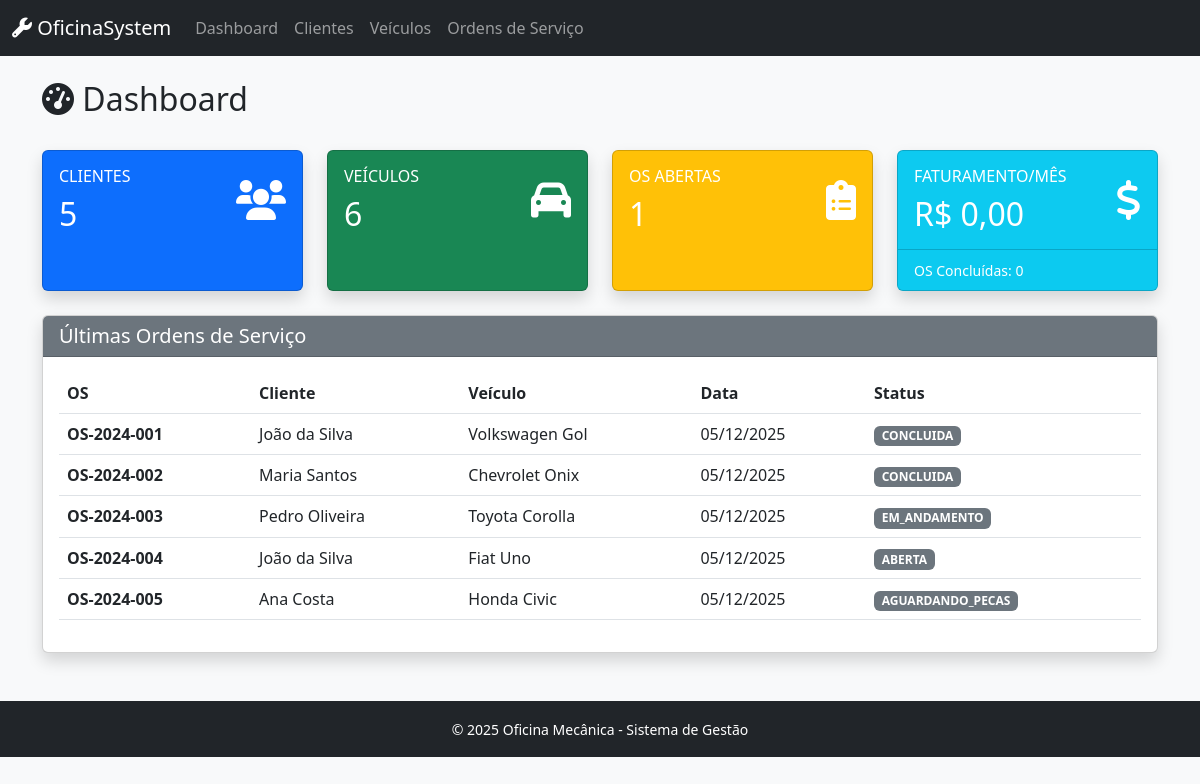
The page / on the database its author committed.
### tables this page shows
CREATE TABLE ordens_servico (
    id_os INT AUTO_INCREMENT PRIMARY KEY,
    numero_os VARCHAR(20) UNIQUE NOT NULL,
    id_veiculo INT NOT NULL,
    data_abertura TIMESTAMP DEFAULT CURRENT_TIMESTAMP,
    data_conclusao DATETIME NULL,
    status ENUM('ABERTA', 'EM_ANDAMENTO', 'AGUARDANDO_PECAS', 'CONCLUIDA', 'CANCELADA') DEFAULT 'ABERTA',
    km_veiculo INT,
    defeito_relatado TEXT NOT NULL,
    observacoes TEXT,
    valor_total DECIMAL(10,2) DEFAULT 0.00,
    desconto DECIMAL(10,2) DEFAULT 0.00,
    valor_final DECIMAL(10,2) DEFAULT 0.00,
    FOREIGN KEY (id_veiculo) REFERENCES veiculos(id_veiculo),
    INDEX idx_numero_os (numero_os),
    INDEX idx_status (status),
    INDEX idx_data (data_abertura)
);

CREATE TABLE clientes (
    id_cliente INT AUTO_INCREMENT PRIMARY KEY,
    nome VARCHAR(100) NOT NULL,
    cpf VARCHAR(14) UNIQUE NOT NULL,
    telefone VARCHAR(15) NOT NULL,
    email VARCHAR(100),
    endereco VARCHAR(200),
    cidade VARCHAR(50),
    estado CHAR(2),
    data_cadastro TIMESTAMP DEFAULT CURRENT_TIMESTAMP,
    ativo BOOLEAN DEFAULT TRUE,
    INDEX idx_cpf (cpf),
    INDEX idx_nome (nome)
);

CREATE TABLE veiculos (
    id_veiculo INT AUTO_INCREMENT PRIMARY KEY,
    id_cliente INT NOT NULL,
    placa VARCHAR(8) UNIQUE NOT NULL,
    marca VARCHAR(50) NOT NULL,
    modelo VARCHAR(50) NOT NULL,
    ano INT NOT NULL,
    cor VARCHAR(30),
    km_atual INT DEFAULT 0,
    data_cadastro TIMESTAMP DEFAULT CURRENT_TIMESTAMP,
    FOREIGN KEY (id_cliente) REFERENCES clientes(id_cliente) ON DELETE CASCADE,
    INDEX idx_placa (placa),
    INDEX idx_cliente (id_cliente)
);

### controllers/HomeController.php (called while the page is built)
<?php
require_once 'config/Database.php';
class HomeController {
    private $db;
    public function __construct() {
        $database = new Database();
        $this->db = $database->getConnection();
    }
    public function index() {
        $stats = [];
        $query = "SELECT COUNT(*) as total FROM clientes WHERE ativo = 1";
        $stmt = $this->db->prepare($query);
        $stmt->execute();
        $stats['clientes'] = $stmt->fetch(PDO::FETCH_ASSOC)['total'];
        $query = "SELECT COUNT(*) as total FROM veiculos";
        $stmt = $this->db->prepare($query);
        $stmt->execute();
        $stats['veiculos'] = $stmt->fetch(PDO::FETCH_ASSOC)['total'];
        $query = "SELECT COUNT(*) as total FROM ordens_servico WHERE status = 'ABERTA'";
        $stmt = $this->db->prepare($query);
        $stmt->execute();
        $stats['os_abertas'] = $stmt->fetch(PDO::FETCH_ASSOC)['total'];
        $query = "SELECT SUM(valor_final) as total FROM ordens_servico
                  WHERE status = 'CONCLUIDA'
                  AND MONTH(data_conclusao) = MONTH(CURRENT_DATE())
                  AND YEAR(data_conclusao) = YEAR(CURRENT_DATE())";
        $stmt = $this->db->prepare($query);
        $stmt->execute();
        $res = $stmt->fetch(PDO::FETCH_ASSOC);
        $stats['faturamento_mes'] = $res['total'] ?? 0;
        $query = "SELECT COUNT(*) as total FROM ordens_servico
                  WHERE status = 'CONCLUIDA'
                  AND MONTH(data_conclusao) = MONTH(CURRENT_DATE())";
        $stmt = $this->db->prepare($query);
        $stmt->execute();
        $stats['os_mes'] = $stmt->fetch(PDO::FETCH_ASSOC)['total'];
        $query = "SELECT COUNT(*) as total FROM pecas WHERE quantidade_estoque < estoque_minimo AND ativo = 1";
        $stmt = $this->db->prepare($query);
        $stmt->execute();
        $stats['pecas_baixo_estoque'] = $stmt->fetch(PDO::FETCH_ASSOC)['total'];
        $query = "SELECT os.numero_os, c.nome as cliente, v.marca, v.modelo, v.placa, os.data_abertura, os.status
                  FROM ordens_servico os
                  JOIN veiculos v ON os.id_veiculo = v.id_veiculo
                  JOIN clientes c ON v.id_cliente = c.id_cliente
                  ORDER BY os.data_abertura DESC LIMIT 5";
        $stmt = $this->db->prepare($query);
        $stmt->execute();
        $stats['ultimas_os'] = $stmt->fetchAll(PDO::FETCH_ASSOC);
        require_once 'views/home/index.php';
    }
}

### config/Database.php (called while the page is built, shortened)
<?php
class Database {
    private $host = "localhost";
    private $db_name = "oficina_mecanica";
    private $username = "root";
    private $password = "SenaiSP";
    public function getConnection() {
        $this->conn = null;
        try {
            $this->conn = new PDO(
                "mysql:host=" . $this->host . ";dbname=" . $this->db_name . ";charset=utf8mb4",
                $this->username,
                $this->password
            );
            $this->conn->setAttribute(PDO::ATTR_ERRMODE, PDO::ERRMODE_EXCEPTION);
            $this->conn->setAttribute(PDO::ATTR_DEFAULT_FETCH_MODE, PDO::FETCH_ASSOC);
        } catch(PDOException $e) {
            echo "Erro de conexão: " . $e->getMessage();
        }
        return $this->conn;
    }
}

### views/home/index.php (the view)
<?php include ROOT_PATH . '/views/layouts/header.php'; ?>
<div class="row mb-4">
    <div class="col-12">
        <h2><i class="fas fa-tachometer-alt"></i> Dashboard</h2>
    </div>
</div>
<div class="row g-4 mb-4">
    <div class="col-md-3">
        <div class="card text-white bg-primary shadow h-100">
            <div class="card-body">
                <div class="d-flex justify-content-between align-items-center">
                    <div>
                        <h6 class="card-title text-uppercase">Clientes</h6>
                        <h2 class="mb-0"><?= $stats['clientes'] ?></h2>
                    </div>
                    <div class="fs-1"><i class="fas fa-users"></i></div>
                </div>
            </div>
        </div>
    </div>
    <div class="col-md-3">
        <div class="card text-white bg-success shadow h-100">
            <div class="card-body">
                <div class="d-flex justify-content-between align-items-center">
                    <div>
                        <h6 class="card-title text-uppercase">Veículos</h6>
                        <h2 class="mb-0"><?= $stats['veiculos'] ?></h2>
                    </div>
                    <div class="fs-1"><i class="fas fa-car"></i></div>
                </div>
            </div>
        </div>
    </div>
    <div class="col-md-3">
        <div class="card text-white bg-warning shadow h-100">
            <div class="card-body">
                <div class="d-flex justify-content-between align-items-center">
                    <div>
                        <h6 class="card-title text-uppercase">OS Abertas</h6>
                        <h2 class="mb-0"><?= $stats['os_abertas'] ?></h2>
                    </div>
                    <div class="fs-1"><i class="fas fa-clipboard-list"></i></div>
                </div>
            </div>
        </div>
    </div>
    <div class="col-md-3">
        <div class="card text-white bg-info shadow h-100">
            <div class="card-body">
                <div class="d-flex justify-content-between align-items-center">
                    <div>
                        <h6 class="card-title text-uppercase">Faturamento/Mês</h6>
                        <h2 class="mb-0">R$ <?= number_format($stats['faturamento_mes'], 2, ',', '.') ?></h2>
                    </div>
                    <div class="fs-1"><i class="fas fa-dollar-sign"></i></div>
                </div>
            </div>
            <div class="card-footer bg-info bg-opacity-75">
                <small>OS Concluídas: <?= $stats['os_mes'] ?></small>
            </div>
        </div>
    </div>
</div>
<div class="card shadow">
    <div class="card-header bg-secondary text-white">
        <h5 class="mb-0">Últimas Ordens de Serviço</h5>
    </div>
    <div class="card-body">
        <div class="table-responsive">
            <table class="table table-hover">
                <thead>
                    <tr>
                        <th>OS</th>
                        <th>Cliente</th>
                        <th>Veículo</th>
                        <th>Data</th>
                        <th>Status</th>
                    </tr>
                </thead>
                <tbody>
                    <?php foreach($stats['ultimas_os'] as $os): ?>
                    <tr>
                        <td><strong><?= $os['numero_os'] ?></strong></td>
                        <td><?= htmlspecialchars($os['cliente']) ?></td>
                        <td><?= $os['marca'] . ' ' . $os['modelo'] ?></td>
                        <td><?= date('d/m/Y', strtotime($os['data_abertura'])) ?></td>
                        <td><span class="badge bg-secondary"><?= $os['status'] ?></span></td>
                    </tr>
                    <?php endforeach; ?>
                </tbody>
            </table>
        </div>
    </div>
</div>
<?php include ROOT_PATH . '/views/layouts/footer.php'; ?>

### index.php (shortened to what this page needs)
<?php
require_once 'config/Database.php';
$controllerName = isset($_GET['controller']) ? $_GET['controller'] : 'home';
$actionName = isset($_GET['action']) ? $_GET['action'] : 'index';
$controllerClass = ucfirst($controllerName) . 'Controller';
$controllerFile = 'controllers/' . $controllerClass . '.php';
if (file_exists($controllerFile)) {
    if (class_exists($controllerClass)) {
        $controller = new $controllerClass();
        if (method_exists($controller, $actionName)) {
            $controller->$actionName();
        } else {
            echo "Erro: Ação '$actionName' não encontrada no controlador '$controllerClass'.";
        }
    } else {
        echo "Erro: Classe '$controllerClass' não encontrada.";
    }
} else {
    echo "Erro: Controlador '$controllerName' não encontrado. (Arquivo esperado: $controllerFile)";
}

### views/layouts/header.php (shortened to what this page needs)
<!DOCTYPE html>
<html lang="pt-br">
<head>
    <link href="https://cdn.jsdelivr.net/npm/bootstrap@5.3.0/dist/css/bootstrap.min.css" rel="stylesheet">
    <link href="https://cdnjs.cloudflare.com/ajax/libs/font-awesome/6.0.0/css/all.min.css" rel="stylesheet">
</head>
<body class="bg-light">
<nav class="navbar navbar-expand-lg navbar-dark bg-dark mb-4">
  <div class="container-fluid">
    <a class="navbar-brand" href="index.php"><i class="fas fa-wrench"></i> OficinaSystem</a>
    <div class="collapse navbar-collapse" id="navbarNav">
<ul class="navbar-nav">
    <li class="nav-item">
        <a class="nav-link" href="index.php">Dashboard</a>
    </li>
    <li class="nav-item">
        <a class="nav-link" href="index.php?controller=cliente&action=index">Clientes</a>
    </li>
    <li class="nav-item">
        <a class="nav-link" href="index.php?controller=veiculo&action=index">Veículos</a>
    </li>
    <li class="nav-item">
        <a class="nav-link" href="index.php?controller=os&action=index">Ordens de Serviço</a>
    </li>
</ul>    </div>
  </div>
</nav>
<div class="container">

### views/layouts/footer.php (shortened to what this page needs)
</div>
<footer class="bg-dark text-white text-center py-3 mt-5">
    <div class="container">
        <small>&copy; <?= date('Y') ?> Oficina Mecânica - Sistema de Gestão</small>
    </div>
</footer>
</body>
</html>

### rows shown on the page
ordens_servico: numero_os "OS-2024-001", clientes.nome "João da Silva", id_veiculo.marca "Volkswagen", id_veiculo.modelo "Gol", data_abertura "05/12/2025", status "CONCLUIDA"
ordens_servico: numero_os "OS-2024-002", clientes.nome "Maria Santos", id_veiculo.marca "Chevrolet", id_veiculo.modelo "Onix", data_abertura "05/12/2025", status "CONCLUIDA"
ordens_servico: numero_os "OS-2024-003", clientes.nome "Pedro Oliveira", id_veiculo.marca "Toyota", id_veiculo.modelo "Corolla", data_abertura "05/12/2025", status "EM_ANDAMENTO"
ordens_servico: numero_os "OS-2024-004", clientes.nome "João da Silva", id_veiculo.marca "Fiat", id_veiculo.modelo "Uno", data_abertura "05/12/2025", status "ABERTA"
ordens_servico: numero_os "OS-2024-005", clientes.nome "Ana Costa", id_veiculo.marca "Honda", id_veiculo.modelo "Civic", data_abertura "05/12/2025", status "AGUARDANDO_PECAS"

### other values the page prints
$stats['clientes'] "5"
$stats['veiculos'] "6"
$stats['os_abertas'] "1"
$stats['faturamento_mes'] "0,00"
$stats['os_mes'] "0"
